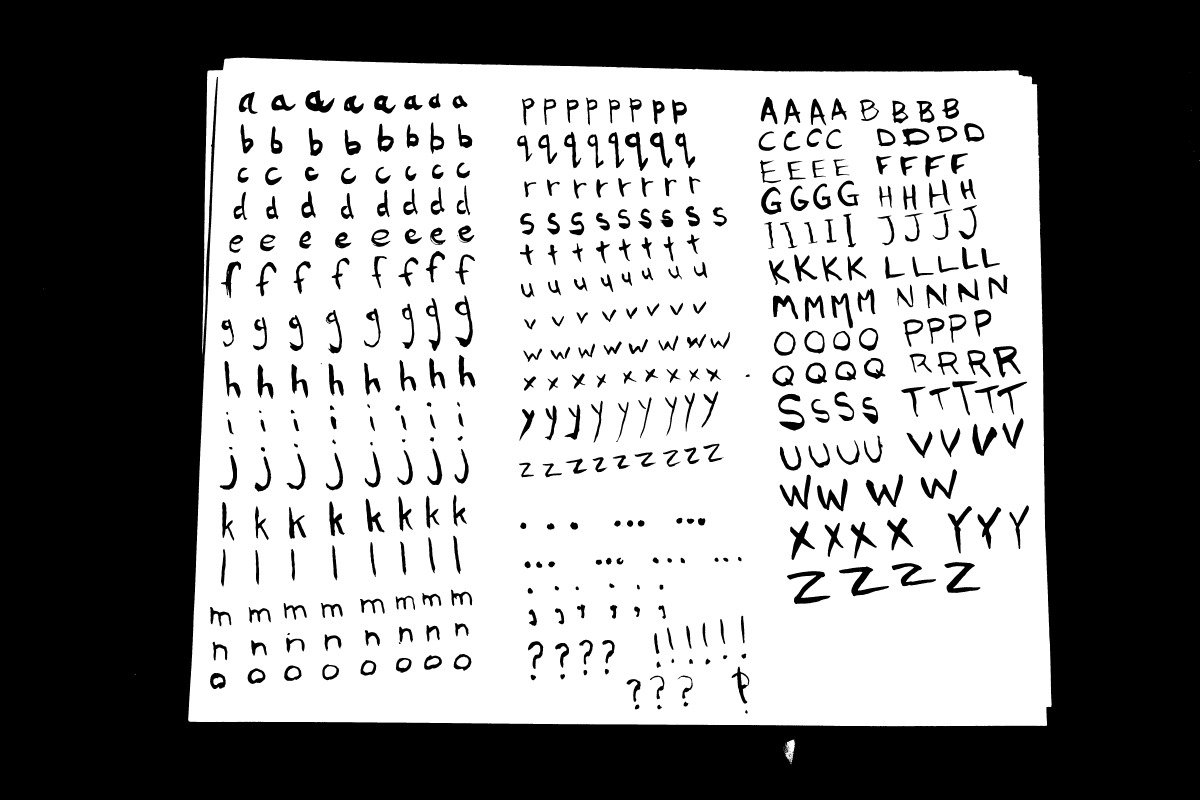
#> input picture alphabets/26356.png, 6000 x 4000 px, given in place of alphabet.jpg, which was not available (shown at 1/5 size)
$ python sliceNchop.py
#> lines starting #> are read from the running program, lines starting #| are printed output that depends on the picture; after the words box and inside, x2 and y2 are one past the last pixel; in counts of white or black regions, pixels touching at a corner belong together; pictures that were not available may be replaced by others from this repository, and a replacement may not be noted
### alphabets/bkgdDelete.py
import cv2
import numpy as np


def imageCrop(fileName,scale):
    '''reads in a file and returns

        scaled down and cropped image
    '''
#> called with fileName = 'alphabet.jpg', scale = 20
    im = cv2.imread(fileName)
#> im is the input picture: shape (4000, 6000, 3); 52.8% white; 461 black regions (53 under 20 px), largest, box (x1, y1, x2, y2) and area: (0, 0, 6000, 4000) 10158851, (3935, 2856, 4152, 3020) 12187, (4195, 2832, 4446, 2981) 10900

    scale_percent = scale
    width = int(im.shape[1] * scale_percent/100)
#> width = 1200
    height = int(im.shape[0] * scale_percent/100)
#> height = 800
    dim = (width, height)
#> dim = (1200, 800)
    img = cv2.resize(im, dim, cv2.INTER_AREA)
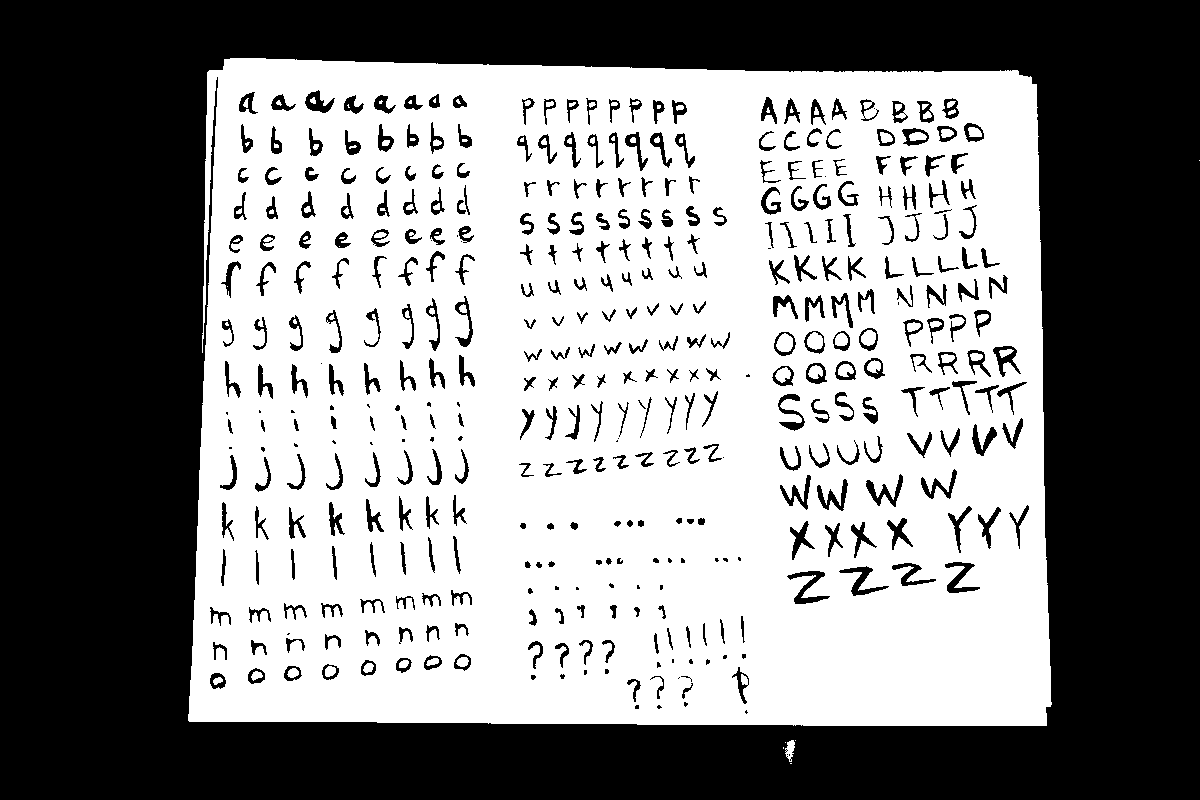
#> img: shape (800, 1200, 3); 52.8% white; 416 black regions (56 under 20 px), largest, box (x1, y1, x2, y2) and area: (0, 0, 1200, 800) 406320, (787, 571, 830, 604) 485, (839, 566, 889, 596) 434


    gray = cv2.cvtColor(img,cv2.COLOR_BGR2GRAY)
#> gray: shape (800, 1200); 52.8% white; 416 black regions (56 under 20 px)


    ret, thresh = cv2.threshold(gray,100,255,cv2.THRESH_BINARY)
    #cv2.imshow('binary',thresh)
    #cv2.waitKey(0)
    #cv2.destroyAllWindows()

    contours, hierarchy = cv2.findContours(thresh,cv2.RETR_EXTERNAL,cv2.CHAIN_APPROX_SIMPLE)
#> contours = 7 contours, 5 with area under 20; largest, box (x1, y1, x2, y2) and area: (188, 58, 1052, 726) 551764, (785, 740, 795, 762) 112
    cnt = contours[1]
#> cnt = [[783, 747], [783, 748]]
    #print(cnt)

    x,y,w,h = cv2.boundingRect(cnt)
#> x = 783; y = 747; w = 1; h = 2

#    cv2.rectangle(img,(x,y),(x+w,y+h),(255,0,255),5) #show the crop
    cropped = img[y:y+h,x:x+w]
#> cropped = [[255, 255, 255], [255, 255, 255]]

    # [4 lines of commented-out code are left out]

    imgray = cv2.cvtColor(cropped, cv2.COLOR_BGR2GRAY)
#> imgray = [255, 255]

    return imgray

# [4 lines that do not run on import are left out]

### alphabets/sliceNchop.py
import numpy as np
import cv2
import bkgdDelete as bkd

import argparse
#import glob #some sorta file path module


imgfile = 'alphabet.jpg'

def main():
    ## open image, grayscale, and reduce size
    ## find some contours

    im = bkd.imageCrop(imgfile, 20)
#> im = [255, 255]
    full = cv2.imread(imgfile)
    im2 = cv2.cvtColor(full, cv2.COLOR_BGR2GRAY)
#> im2: shape (4000, 6000); 52.8% white; 461 black regions (53 under 20 px), largest, box (x1, y1, x2, y2) and area: (0, 0, 6000, 4000) 10158851, (3935, 2856, 4152, 3020) 12187, (4195, 2832, 4446, 2981) 10900

    roi = im2[400:600,1100:1300]
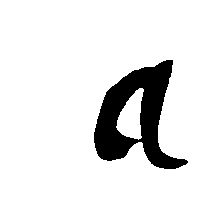
#> roi: shape (200, 200); 88.3% white; 1 black region, box (x1, y1, x2, y2) and area: (94, 60, 188, 169) 4689
    cv2.imshow('a?',roi)
   ## remake img to color

    img = cv2.cvtColor(im, cv2.COLOR_GRAY2BGR)
#> img = [[255, 255, 255], [255, 255, 255]]

    #kernel = np.ones((5,5),np.float32)/25 #not in use
    #dst = cv2.filter2D(im,-1,kernel) #not in use
    dst = cv2.GaussianBlur(im,(7,7),0)
#> dst = [255, 255]
#    ret,thresh = cv2.threshold(dst,100,255,cv2.THRESH_BINARY)
#    cv2.imshow('threshed', thresh)
#    cv2.imshow('blurred',dst)
    edged = cv2.Canny(roi,112,255)
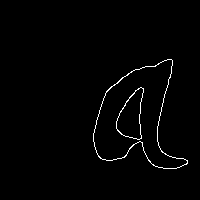
#> edged: shape (200, 200); 1.3% white in thin lines or dots, all inside (x1, y1, x2, y2) = (93, 59, 188, 169)

#    cv2.imshow('canny',edged)
    ret, thresh = cv2.threshold(im, 100, 255, 0)
#> thresh = [255, 255]
    edged2 = cv2.Canny(thresh, 0,10)
#> edged2 = [0, 0]
    cv2.imshow('edged after threshold',edged2)
    cv2.imshow('thresholded',thresh)


# adjust to see if I can find better matches

    contours, hierarchy = cv2.findContours(edged2, cv2.RETR_TREE, cv2.CHAIN_APPROX_SIMPLE)
#> contours = []

# testing out some contours
    print(contours[2:5])
    for cnt in contours[2:5]:
        cv2.drawContours(img, cnt, 4,(0,255,200),4)
#> this loop made 0 passes
    showOutput(img)


    for cnt in contours:
        cv2.drawContours(img, cnt, -1,(0,150,200),3)
    showOutput(img)
    ## make some bounding boxes

    cnts = [] #make array for good contours

    for cnt in contours:
        x,y,w,h = cv2.boundingRect(cnt)
        if w<5 or h <10:
        #remake countours list to remove small ones
            continue
        if w>im.shape[1]/3 or h>im.shape[0]/3:
            continue
        cnts.append(cnt)
        cv2.drawContours(img,cnt,-1,(150,190,255),2)
        cv2.rectangle(img,(x,y),(x+w,y+h),(0,120,120),2)
#> after the loop, cnts = []

    showOutput(img)


    ## find some matches
'''    for c1 in cnts:
        cv2.drawContours(img, c1, -1, (150,10,255), 1)
        for c2 in cnts:
            ret = cv2.matchShapes(c1,c2,1,0.0)
            if ret < 1:
#                print('match',ret)
                cv2.drawContours(img, c2, -1, (255,255,0), 2)
        else:
#            print('nope,nope,nope')
            cv2.drawContours(img, c2,-1,(100,250,20), 2)
    showOutput(img)
'''

def auto_canny(image, sigma=0.33):
    '''determins upper and lower image thresholds
        from https://www.pyimagesearch.com/2015/04/06/zero-parameter-automatic-canny-edge-detection-with-python-and-opencv/
    '''

    # compute the median of the single channel pixel intensities
    v = np.median(image)

    # apply automatic Canny edge detection using the computed median
    lower = int(max(0, (1.0 - sigma) * v))
    upper = int(min(255, (1.0 + sigma) * v))
    edged = cv2.Canny(image, lower, upper)

    # return the edged image
    return edged


def makeVectors():
    '''utilize a mix of find outermost points and offset from contours
       to create vectors of handwriting'''
    pass


def OCR():
    '''train ocr from continually adding handwriting'''
    pass


def showOutput(image):

    cv2.imshow("a picture of...", image)
    cv2.waitKey(0)
    cv2.destroyAllWindows()


if __name__ == "__main__":
    main()
